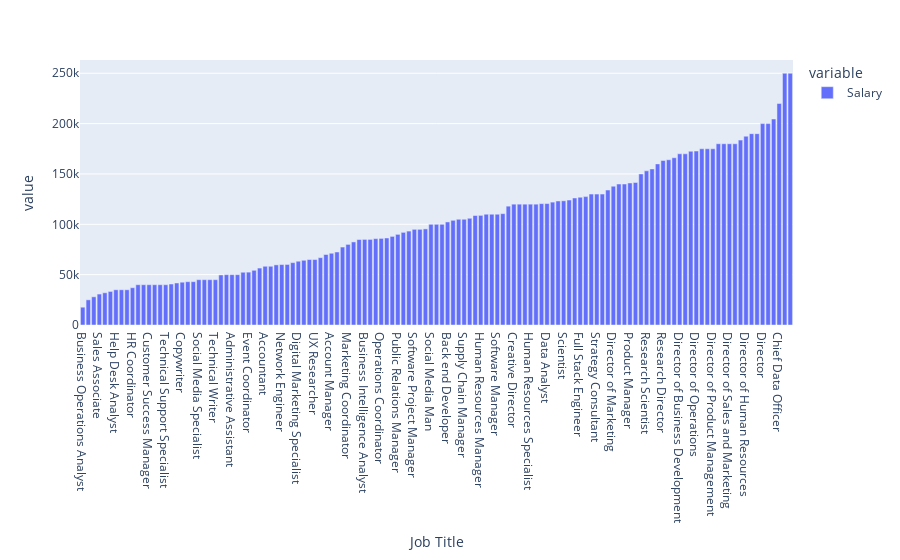

The code cell stored with this chart in its notebook:
### Code cell
ds1 = tbl.groupby(['Job Title']).agg({'Salary':'mean'}).sort_values(by='Salary',ascending=True)
ds1

fig = _px.bar(ds1, x=ds1.index, y=['Salary'])
fig.show()

### Figure 1 — Plotly figure (JSON) as saved in the notebook; plotly's stock layout.template omitted (floating-point values rounded to 4 significant figures; data arrays with more than 128 entries replaced by an {"elided": "..."} marker saying what was removed)
{"data": [{"alignmentgroup": "True", "hovertemplate": "variable=Salary<br>Job Title=%{x}<br>value=%{y}<extra></extra>", "legendgroup": "Salary", "marker": {"color": "#636efa", "pattern": {"shape": ""}}, "name": "Salary", "offsetgroup": "Salary", "orientation": "v", "showlegend": true, "textposition": "auto", "type": "bar", "x": {"elided": "129 str values"}, "xaxis": "x", "y": {"elided": "129 float values"}, "yaxis": "y"}], "layout": {"barmode": "relative", "legend": {"title": {"text": "variable"}, "tracegroupgap": 0}, "margin": {"t": 60}, "xaxis": {"anchor": "y", "domain": [0, 1], "title": {"text": "Job Title"}}, "yaxis": {"anchor": "x", "domain": [0, 1], "title": {"text": "value"}}}}
